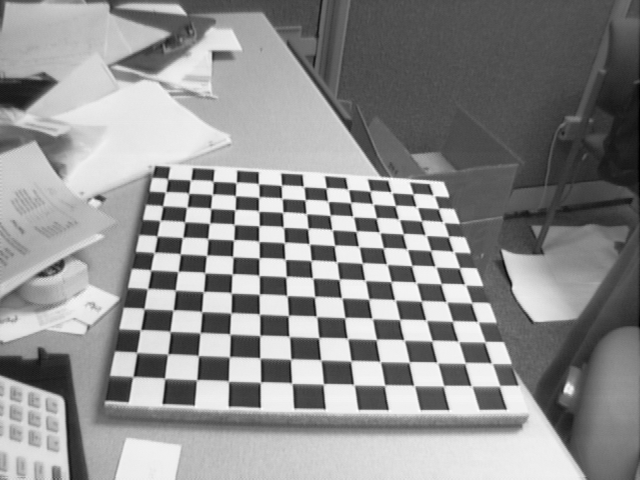
#> input picture imgs/Image1.tif, 640 x 480 px
$ python -i detection_calibration_marks.py   (imports and definitions only)
#> lines starting #> are read from the running program, lines starting #| are printed output that depends on the picture; after the words box and inside, x2 and y2 are one past the last pixel; in counts of white or black regions, pixels touching at a corner belong together
import cv2 as cv
import numpy as np


class DetectionCalibrationMarks:
    """Classe para implementação da detecção das marcas de calibração.
    """

    def __init__(self, image_path: str):
#> called with image_path = '../imgs/Image1.tif'
        self._image = cv.imread(image_path)
#> self._image is the input picture: shape (480, 640, 3); min 1, max 254, mean 142.9
        if self._image is None:
            print('Cannot load the image')

    def _detect_lines(self) -> None:
        """Método para detecção de linhas em uma imagem. Utilizaremos o Hough Lines.

        Returns: None.
        """
        gray = cv.cvtColor(self._image, cv.COLOR_BGR2GRAY)
        edges = cv.Canny(gray, 50, 150, apertureSize=3)
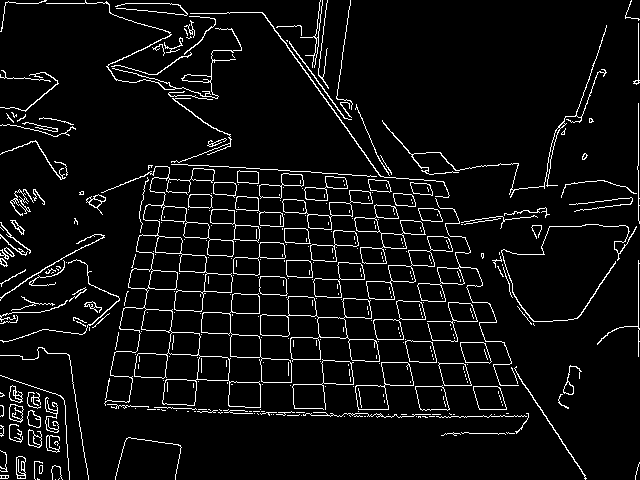
#> edges: shape (480, 640); 5.9% white in thin lines or dots
        min_line_length = 100
        max_line_gap = 10
        lines = cv.HoughLinesP(edges, 1, np.pi/180, 50, None, minLineLength=min_line_length, maxLineGap=max_line_gap)
#> lines = 20 rows, first 6: [638, 220, 638, 103], [136, 251, 273, 258], [262, 12, 394, 193], [141, 204, 264, 211], [104, 403, 129, 282], [129, 287, 265, 294]
        if lines is not None:
            for i in range(len(lines)):
                l = lines[i][0]
                cv.line(self._image, (l[0], l[1]), (l[2], l[3]), (0, 255, 0), 3, cv.LINE_AA)
#> this loop made 20 passes
#> l on passes 1 to 12: [638, 220, 638, 103], [136, 251, 273, 258], [262, 12, 394, 193], [141, 204, 264, 211], [104, 403, 129, 282], [129, 287, 265, 294], [330, 416, 528, 416], [136, 356, 155, 247], [203, 165, 443, 181], [346, 180, 377, 338], [69, 355, 88, 479], [282, 201, 290, 345]
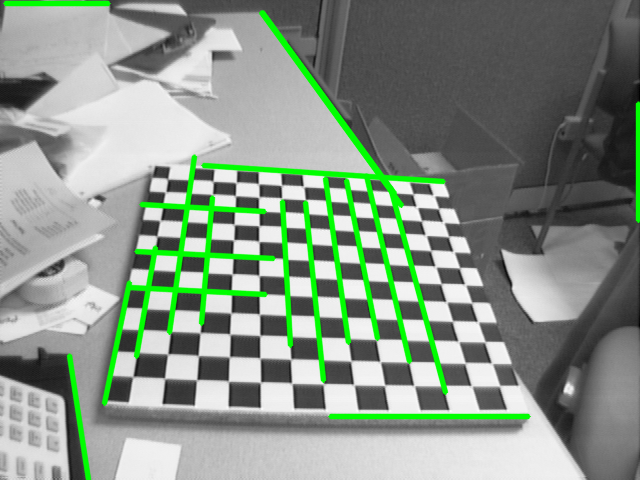
#> self._image: shape (480, 640, 3); 6.74% of pixels changed, all inside (x1, y1, x2, y2) = (2, 0, 640, 480)
        cv.imshow('Lines', self._image)
        cv.waitKey(0)
        cv.destroyAllWindows()

    def detect_lines(self) -> None:
        self._detect_lines()

>>> result = DetectionCalibrationMarks('../imgs/Image1.tif').detect_lines()

$ run again, on imgs/Image10.tif
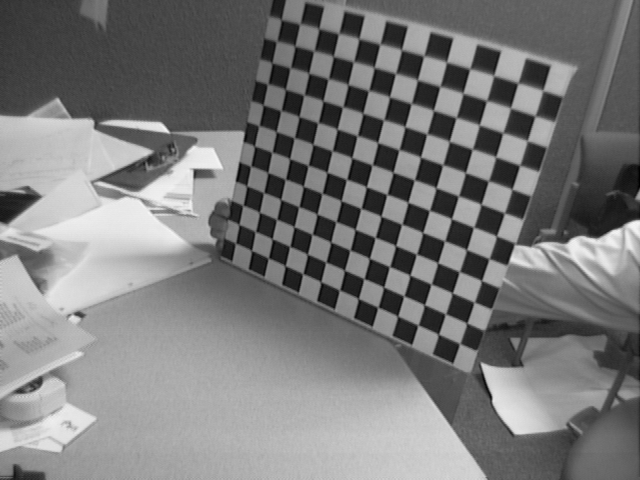
#> input picture imgs/Image10.tif, 640 x 480 px
#> in __init__, self._image is the input picture: shape (480, 640, 3); min 1, max 246, mean 122.3
#> in _detect_lines, `edges = cv.Canny(gray, 50, 150, apertureSize=3)`:
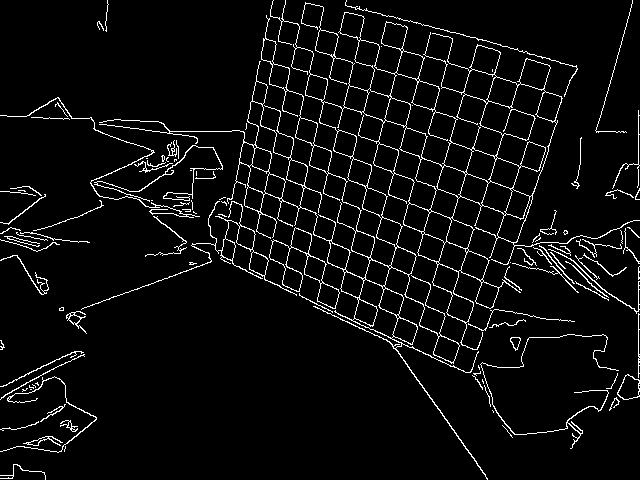
#> edges: shape (480, 640); 5.1% white in thin lines or dots
#> lines = 38 rows, first 6: [352, 324, 432, 27], [244, 205, 493, 310], [236, 181, 499, 287], [334, 311, 486, 382], [638, 396, 638, 261], [226, 239, 478, 351]
#> the loop in _detect_lines, `for i in range(len(lines)):` made 38 passes
#> after the loop in _detect_lines, `for i in range(len(lines)):`:
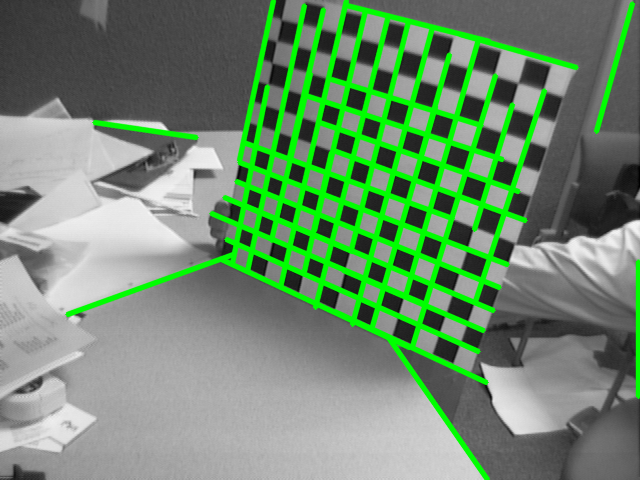
#> self._image: shape (480, 640, 3); 14.49% of pixels changed, all inside (x1, y1, x2, y2) = (64, 0, 640, 480)

$ run again, on imgs/Image11.tif
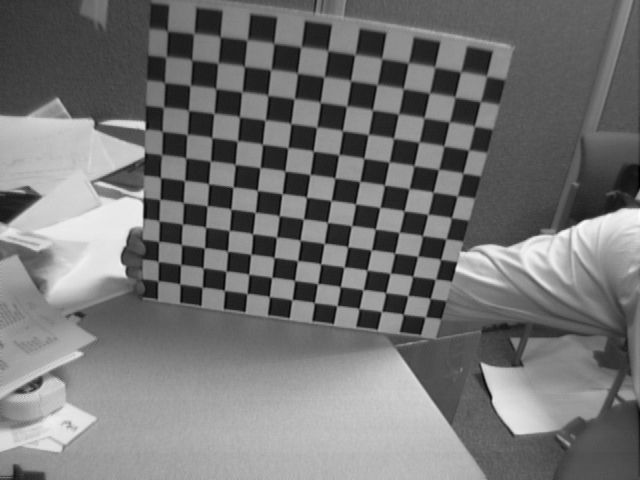
#> input picture imgs/Image11.tif, 640 x 480 px
#> in __init__, self._image is the input picture: shape (480, 640, 3); min 1, max 254, mean 116.2
#> in _detect_lines, `edges = cv.Canny(gray, 50, 150, apertureSize=3)`:
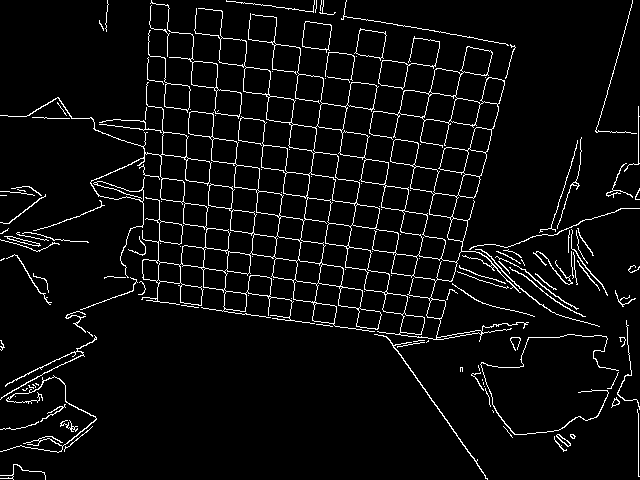
#> edges: shape (480, 640); 5.1% white in thin lines or dots
#> lines = 41 rows, first 6: [195, 246, 450, 281], [188, 133, 424, 167], [143, 279, 336, 306], [161, 198, 462, 241], [143, 218, 456, 262], [162, 154, 474, 197]
#> the loop in _detect_lines, `for i in range(len(lines)):` made 41 passes
#> after the loop in _detect_lines, `for i in range(len(lines)):`:
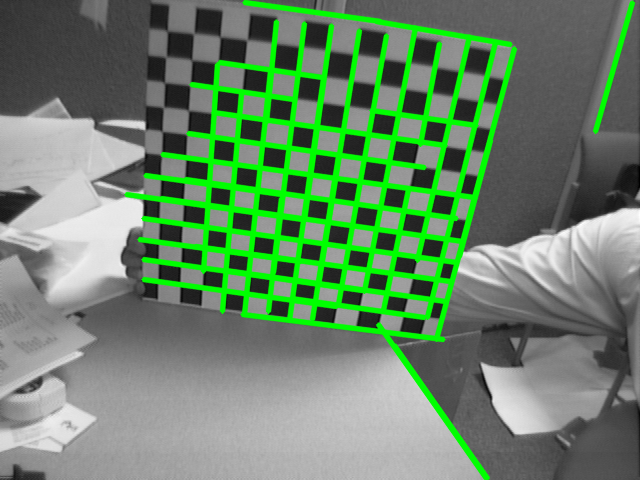
#> self._image: shape (480, 640, 3); 14.52% of pixels changed, all inside (x1, y1, x2, y2) = (123, 0, 636, 480)

$ run again, on imgs/Image12.tif
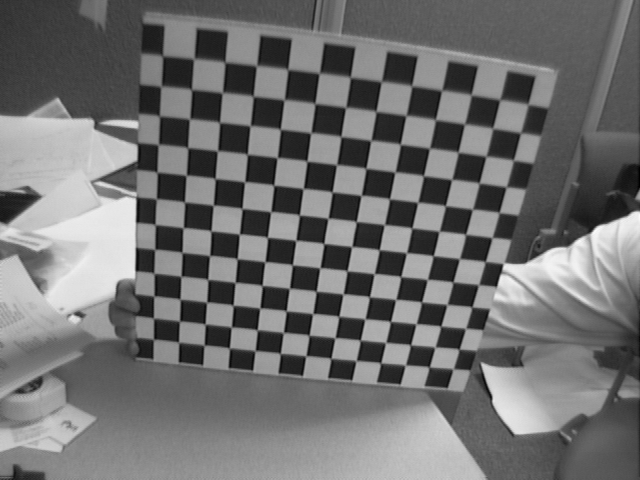
#> input picture imgs/Image12.tif, 640 x 480 px
#> in __init__, self._image is the input picture: shape (480, 640, 3); min 1, max 251, mean 112.8
#> in _detect_lines, `edges = cv.Canny(gray, 50, 150, apertureSize=3)`:
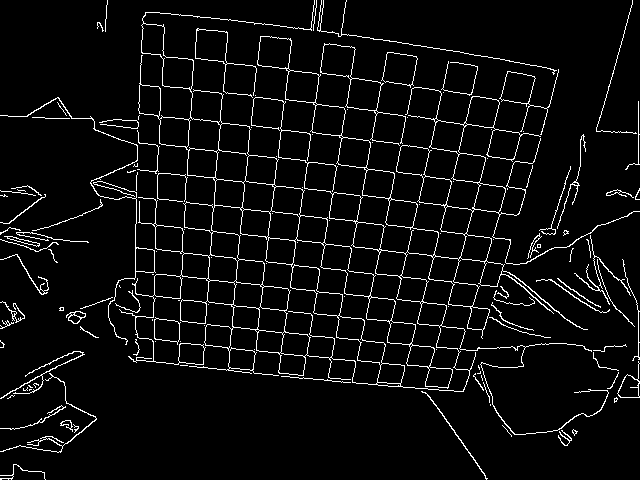
#> edges: shape (480, 640); 5.2% white in thin lines or dots
#> lines = 47 rows, first 6: [153, 274, 498, 310], [185, 174, 360, 196], [260, 210, 437, 231], [204, 149, 482, 183], [135, 248, 363, 272], [303, 377, 355, 49]
#> the loop in _detect_lines, `for i in range(len(lines)):` made 47 passes
#> after the loop in _detect_lines, `for i in range(len(lines)):`:
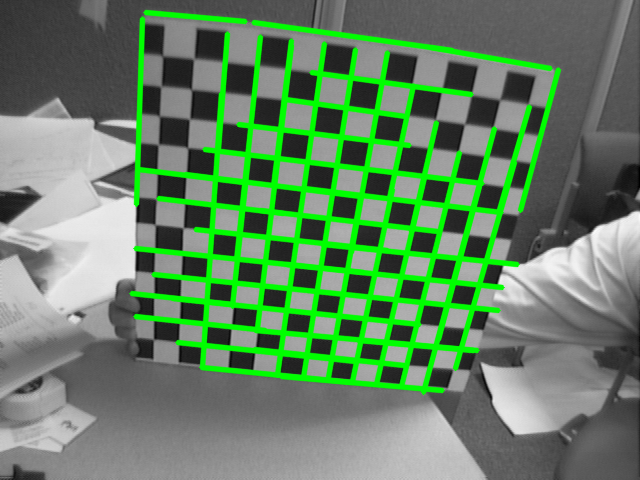
#> self._image: shape (480, 640, 3); 15.81% of pixels changed, all inside (x1, y1, x2, y2) = (128, 9, 562, 395)
